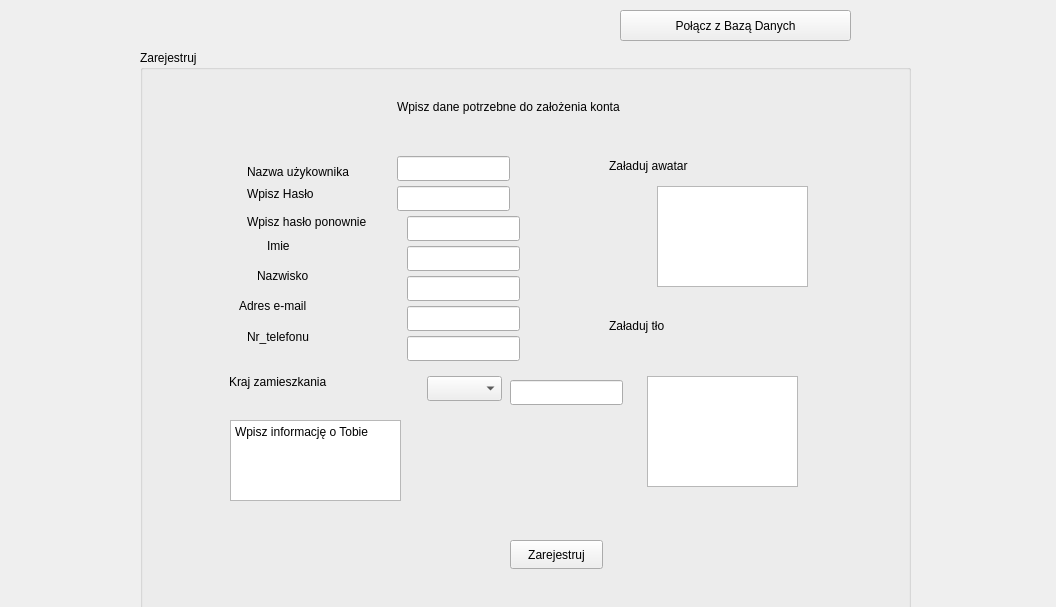
<?xml version="1.0" encoding="UTF-8"?>
<ui version="4.0">
 <class>Form</class>
 <widget class="QWidget" name="Form">
  <property name="geometry">
   <rect>
    <x>0</x>
    <y>0</y>
    <width>1056</width>
    <height>607</height>
   </rect>
  </property>
  <property name="windowTitle">
   <string>Form</string>
  </property>
  <widget class="QGroupBox" name="groupBox">
   <property name="geometry">
    <rect>
     <x>140</x>
     <y>50</y>
     <width>771</width>
     <height>571</height>
    </rect>
   </property>
   <property name="title">
    <string>Zarejestruj</string>
   </property>
   <widget class="QComboBox" name="kraj_2">
    <property name="geometry">
     <rect>
      <x>287</x>
      <y>326</y>
      <width>75</width>
      <height>25</height>
     </rect>
    </property>
   </widget>
   <widget class="QLabel" name="label_13">
    <property name="geometry">
     <rect>
      <x>107</x>
      <y>136</y>
      <width>111</width>
      <height>16</height>
     </rect>
    </property>
    <property name="text">
     <string>Wpisz Hasło</string>
    </property>
   </widget>
   <widget class="QLineEdit" name="l_email_2">
    <property name="geometry">
     <rect>
      <x>267</x>
      <y>256</y>
      <width>113</width>
      <height>25</height>
     </rect>
    </property>
   </widget>
   <widget class="QLineEdit" name="l_name_2">
    <property name="geometry">
     <rect>
      <x>267</x>
      <y>196</y>
      <width>113</width>
      <height>25</height>
     </rect>
    </property>
   </widget>
   <widget class="QLabel" name="label_14">
    <property name="geometry">
     <rect>
      <x>127</x>
      <y>186</y>
      <width>63</width>
      <height>20</height>
     </rect>
    </property>
    <property name="text">
     <string>Imie</string>
    </property>
   </widget>
   <widget class="QGraphicsView" name="avatar_2">
    <property name="geometry">
     <rect>
      <x>517</x>
      <y>136</y>
      <width>151</width>
      <height>101</height>
     </rect>
    </property>
   </widget>
   <widget class="QLineEdit" name="l_nr_tel_2">
    <property name="geometry">
     <rect>
      <x>267</x>
      <y>286</y>
      <width>113</width>
      <height>25</height>
     </rect>
    </property>
   </widget>
   <widget class="QLabel" name="label_15">
    <property name="geometry">
     <rect>
      <x>469</x>
      <y>266</y>
      <width>111</width>
      <height>20</height>
     </rect>
    </property>
    <property name="text">
     <string>Załaduj tło</string>
    </property>
   </widget>
   <widget class="QGraphicsView" name="background_2">
    <property name="geometry">
     <rect>
      <x>507</x>
      <y>326</y>
      <width>151</width>
      <height>111</height>
     </rect>
    </property>
   </widget>
   <widget class="QLineEdit" name="l_passwd_2">
    <property name="geometry">
     <rect>
      <x>257</x>
      <y>136</y>
      <width>113</width>
      <height>25</height>
     </rect>
    </property>
   </widget>
   <widget class="QLabel" name="label_16">
    <property name="geometry">
     <rect>
      <x>167</x>
      <y>456</y>
      <width>151</width>
      <height>61</height>
     </rect>
    </property>
    <property name="text">
     <string/>
    </property>
   </widget>
   <widget class="QLabel" name="label_17">
    <property name="geometry">
     <rect>
      <x>257</x>
      <y>26</y>
      <width>421</width>
      <height>61</height>
     </rect>
    </property>
    <property name="text">
     <string>Wpisz dane potrzebne do założenia konta</string>
    </property>
   </widget>
   <widget class="QLineEdit" name="l_r_passwd_2">
    <property name="geometry">
     <rect>
      <x>267</x>
      <y>166</y>
      <width>113</width>
      <height>25</height>
     </rect>
    </property>
   </widget>
   <widget class="QLabel" name="label_18">
    <property name="geometry">
     <rect>
      <x>107</x>
      <y>276</y>
      <width>91</width>
      <height>21</height>
     </rect>
    </property>
    <property name="text">
     <string>Nr_telefonu</string>
    </property>
   </widget>
   <widget class="QLineEdit" name="l_username_2">
    <property name="geometry">
     <rect>
      <x>257</x>
      <y>106</y>
      <width>113</width>
      <height>25</height>
     </rect>
    </property>
   </widget>
   <widget class="QLabel" name="label_19">
    <property name="geometry">
     <rect>
      <x>99</x>
      <y>246</y>
      <width>101</width>
      <height>20</height>
     </rect>
    </property>
    <property name="text">
     <string>Adres e-mail</string>
    </property>
   </widget>
   <widget class="QLabel" name="label_20">
    <property name="geometry">
     <rect>
      <x>107</x>
      <y>156</y>
      <width>161</width>
      <height>31</height>
     </rect>
    </property>
    <property name="text">
     <string>Wpisz hasło ponownie</string>
    </property>
   </widget>
   <widget class="QLabel" name="balel">
    <property name="geometry">
     <rect>
      <x>469</x>
      <y>106</y>
      <width>141</width>
      <height>20</height>
     </rect>
    </property>
    <property name="text">
     <string>Załaduj awatar</string>
    </property>
   </widget>
   <widget class="QLabel" name="label_22">
    <property name="geometry">
     <rect>
      <x>107</x>
      <y>106</y>
      <width>191</width>
      <height>31</height>
     </rect>
    </property>
    <property name="text">
     <string>Nazwa użykownika</string>
    </property>
   </widget>
   <widget class="QLabel" name="label_23">
    <property name="geometry">
     <rect>
      <x>89</x>
      <y>316</y>
      <width>131</width>
      <height>31</height>
     </rect>
    </property>
    <property name="text">
     <string>Kraj zamieszkania</string>
    </property>
   </widget>
   <widget class="QLineEdit" name="l_last_name_2">
    <property name="geometry">
     <rect>
      <x>267</x>
      <y>226</y>
      <width>113</width>
      <height>25</height>
     </rect>
    </property>
   </widget>
   <widget class="QLabel" name="label_24">
    <property name="geometry">
     <rect>
      <x>117</x>
      <y>216</y>
      <width>63</width>
      <height>20</height>
     </rect>
    </property>
    <property name="text">
     <string>Nazwisko</string>
    </property>
   </widget>
   <widget class="QTextEdit" name="about_2">
    <property name="geometry">
     <rect>
      <x>90</x>
      <y>370</y>
      <width>171</width>
      <height>81</height>
     </rect>
    </property>
    <property name="html">
     <string>&lt;!DOCTYPE HTML PUBLIC &quot;-//W3C//DTD HTML 4.0//EN&quot; &quot;http://www.w3.org/TR/REC-html40/strict.dtd&quot;&gt;
&lt;html&gt;&lt;head&gt;&lt;meta name=&quot;qrichtext&quot; content=&quot;1&quot; /&gt;&lt;meta charset=&quot;utf-8&quot; /&gt;&lt;style type=&quot;text/css&quot;&gt;
p, li { white-space: pre-wrap; }
hr { height: 1px; border-width: 0; }
li.unchecked::marker { content: &quot;\2610&quot;; }
li.checked::marker { content: &quot;\2612&quot;; }
&lt;/style&gt;&lt;/head&gt;&lt;body style=&quot; font-family:'Segoe UI'; font-size:9pt; font-weight:400; font-style:normal;&quot;&gt;
&lt;p style=&quot; margin-top:0px; margin-bottom:0px; margin-left:0px; margin-right:0px; -qt-block-indent:0; text-indent:0px;&quot;&gt;Wpisz informację o Tobie&lt;/p&gt;&lt;/body&gt;&lt;/html&gt;</string>
    </property>
   </widget>
   <widget class="QPushButton" name="pushButton_2">
    <property name="geometry">
     <rect>
      <x>370</x>
      <y>490</y>
      <width>93</width>
      <height>29</height>
     </rect>
    </property>
    <property name="text">
     <string>Zarejestruj</string>
    </property>
   </widget>
   <widget class="QLineEdit" name="kraj3">
    <property name="geometry">
     <rect>
      <x>370</x>
      <y>330</y>
      <width>113</width>
      <height>25</height>
     </rect>
    </property>
   </widget>
  </widget>
  <widget class="QLabel" name="label">
   <property name="geometry">
    <rect>
     <x>300</x>
     <y>-10</y>
     <width>391</width>
     <height>61</height>
    </rect>
   </property>
   <property name="text">
    <string/>
   </property>
  </widget>
  <widget class="QPushButton" name="dbC">
   <property name="geometry">
    <rect>
     <x>620</x>
     <y>10</y>
     <width>231</width>
     <height>31</height>
    </rect>
   </property>
   <property name="text">
    <string>Połącz z Bazą Danych</string>
   </property>
  </widget>
  <widget class="QLabel" name="label1">
   <property name="geometry">
    <rect>
     <x>420</x>
     <y>10</y>
     <width>141</width>
     <height>41</height>
    </rect>
   </property>
   <property name="text">
    <string/>
   </property>
  </widget>
 </widget>
 <resources/>
 <connections/>
</ui>
